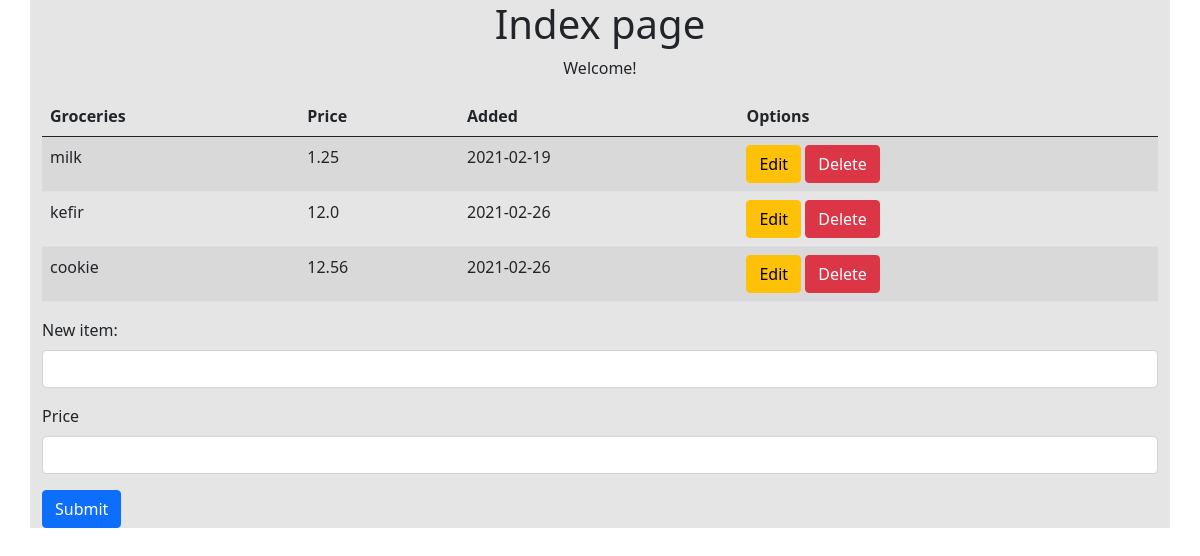
The app's page /, older data.
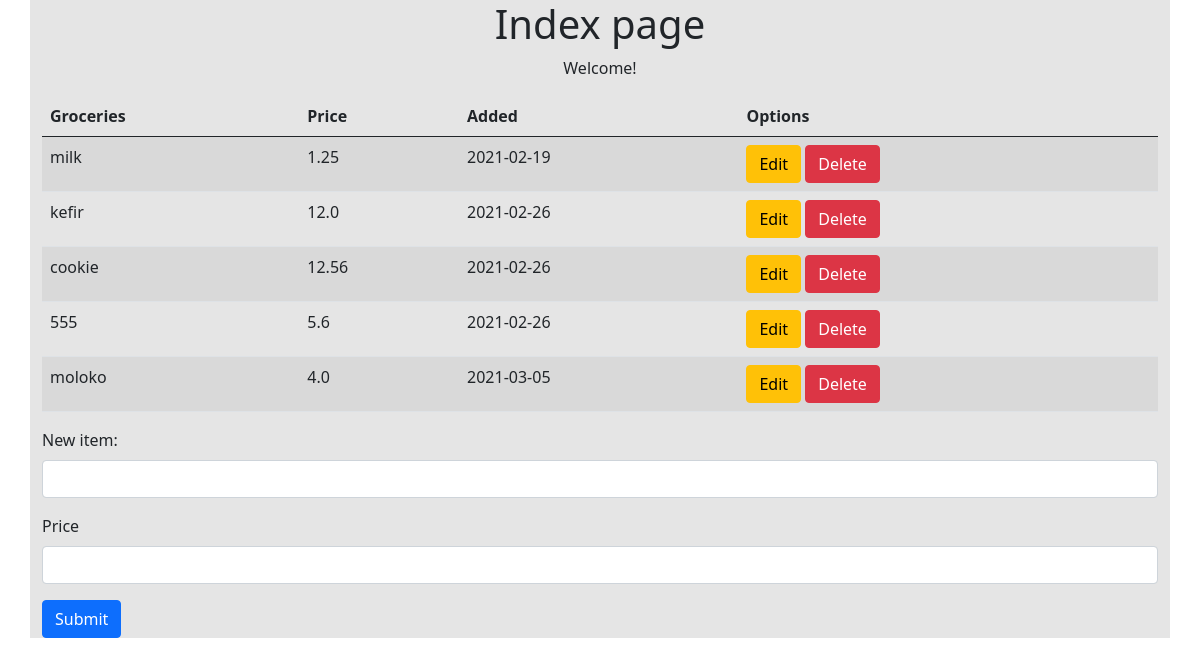
The same page, newer data.
### app.py (models this page shows, shortened)
class Grocery(db.Model):
    id = db.Column(db.Integer, primary_key=True)
    name = db.Column(db.String(80), nullable=False, unique=True)
    price = db.Column(db.Float, nullable=False, default=0.01)
    created_at = db.Column(db.DateTime, nullable=False, default=datetime.utcnow)

### app.py (the view)
@app.route('/', methods=['GET', 'POST'])
def index():
    if request.method == 'POST':  # если я получаю данные из формы
        name = request.form['name']
        price = request.form['price']
        new_stuff = Grocery(name=name, price=price)
        try:  # попробовать сделать это:
            db.session.add(new_stuff)  # добавляю в БД новый продукт
            db.session.commit()  # сохраняю изменения
            return redirect('/')  # перенаправляю пользователя на главную
        except:
            return 'There was a problem adding new item.'
    else:
        groceries = Grocery.query.order_by(Grocery.created_at).all()
        return render_template('index.html', title='Main Page', items=groceries)

### templates/index.html
{% extends 'base.html' %}
{% block content %}
    <h1 class="text-center">Index page</h1>
    <p class="text-center">Welcome!</p>
    <table class="table table-striped">
        <thead>
            <tr>
                <th>Groceries</th>
                <th>Price</th>
                <th>Added</th>
                <th>Options</th>
            </tr>
        </thead>
        <tbody>
            {% for item in items %}
                <tr>
                    <td>{{ item.name }}</td>
                    <td>{{ item.price }}</td>
                    <td>{{ item.created_at.date() }}</td>
                    <td>
                        <a href="" class="btn btn-warning">Edit</a>
                        <a href="/delete/{{ item.id }}" class="btn btn-danger">Delete</a>
                    </td>
                </tr>
            {% endfor %}
        </tbody>
    </table>
    <form action="/" method="POST">
        <div class="mb-3">
            <label for="item_name" class="form-label">New item:</label>
            <input type="text" class="form-control" id="item_name" name="name">
        </div>
        <div class="mb-3">
            <label for="item_price" class="form-label">Price</label>
            <input type="text" class="form-control" id="item_price" name="price">
        </div>
        <button type="submit" class="btn btn-primary">Submit</button>
    </form>
{% endblock %}

Row changes from the older to the newer data that the page shows:
added Grocery: name "555", price "5.6", created_at "2021-02-26"
added Grocery: name "moloko", price "4.0", created_at "2021-03-05"
